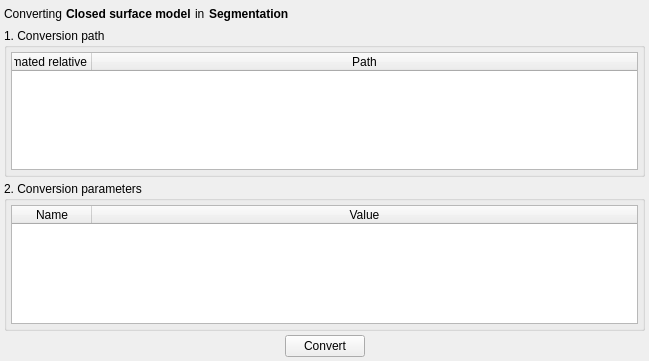
<?xml version="1.0" encoding="UTF-8"?>
<ui version="4.0">
 <class>qDMMLSegmentationConversionParametersWidget</class>
 <widget class="QWidget" name="qDMMLSegmentationConversionParametersWidget">
  <property name="geometry">
   <rect>
    <x>0</x>
    <y>0</y>
    <width>649</width>
    <height>361</height>
   </rect>
  </property>
  <property name="windowTitle">
   <string>Segmentation conversion parameters</string>
  </property>
  <layout class="QGridLayout" name="gridLayout">
   <property name="margin">
    <number>4</number>
   </property>
   <property name="spacing">
    <number>4</number>
   </property>
   <item row="0" column="0">
    <layout class="QHBoxLayout" name="horizontalLayout">
     <item>
      <widget class="QLabel" name="label_Converting">
       <property name="text">
        <string>Converting</string>
       </property>
      </widget>
     </item>
     <item>
      <widget class="QLabel" name="label_RepresentationName">
       <property name="font">
        <font>
         <weight>75</weight>
         <bold>true</bold>
        </font>
       </property>
       <property name="text">
        <string>Closed surface model</string>
       </property>
      </widget>
     </item>
     <item>
      <widget class="QLabel" name="label">
       <property name="text">
        <string>in</string>
       </property>
      </widget>
     </item>
     <item>
      <widget class="QLabel" name="label_SegmentationName">
       <property name="font">
        <font>
         <weight>75</weight>
         <bold>true</bold>
        </font>
       </property>
       <property name="text">
        <string>Segmentation</string>
       </property>
      </widget>
     </item>
     <item>
      <spacer name="horizontalSpacer">
       <property name="orientation">
        <enum>Qt::Horizontal</enum>
       </property>
       <property name="sizeHint" stdset="0">
        <size>
         <width>40</width>
         <height>20</height>
        </size>
       </property>
      </spacer>
     </item>
    </layout>
   </item>
   <item row="1" column="0">
    <widget class="ctkCollapsibleGroupBox" name="CollapsibleGroupBox_Paths">
     <property name="title">
      <string>1. Conversion path</string>
     </property>
     <layout class="QGridLayout" name="gridLayout_2">
      <property name="margin">
       <number>4</number>
      </property>
      <property name="spacing">
       <number>4</number>
      </property>
      <item row="0" column="0">
       <widget class="QTableWidget" name="PathsTable">
        <property name="selectionMode">
         <enum>QAbstractItemView::SingleSelection</enum>
        </property>
        <property name="selectionBehavior">
         <enum>QAbstractItemView::SelectRows</enum>
        </property>
        <attribute name="horizontalHeaderDefaultSectionSize">
         <number>80</number>
        </attribute>
        <attribute name="horizontalHeaderStretchLastSection">
         <bool>true</bool>
        </attribute>
        <attribute name="verticalHeaderVisible">
         <bool>false</bool>
        </attribute>
        <column>
         <property name="text">
          <string>Estimated relative cost</string>
         </property>
        </column>
        <column>
         <property name="text">
          <string>Path</string>
         </property>
        </column>
       </widget>
      </item>
     </layout>
    </widget>
   </item>
   <item row="2" column="0">
    <widget class="ctkCollapsibleGroupBox" name="CollapsibleGroupBox_Parameters">
     <property name="title">
      <string>2. Conversion parameters</string>
     </property>
     <layout class="QGridLayout" name="gridLayout_3">
      <property name="margin">
       <number>4</number>
      </property>
      <property name="spacing">
       <number>4</number>
      </property>
      <item row="0" column="0">
       <widget class="QTableWidget" name="ParametersTable">
        <property name="selectionMode">
         <enum>QAbstractItemView::NoSelection</enum>
        </property>
        <attribute name="horizontalHeaderDefaultSectionSize">
         <number>80</number>
        </attribute>
        <attribute name="horizontalHeaderStretchLastSection">
         <bool>true</bool>
        </attribute>
        <attribute name="verticalHeaderVisible">
         <bool>false</bool>
        </attribute>
        <column>
         <property name="text">
          <string>Name</string>
         </property>
        </column>
        <column>
         <property name="text">
          <string>Value</string>
         </property>
        </column>
       </widget>
      </item>
     </layout>
    </widget>
   </item>
   <item row="3" column="0">
    <layout class="QHBoxLayout" name="horizontalLayout_2">
     <item>
      <spacer name="horizontalSpacer_2">
       <property name="orientation">
        <enum>Qt::Horizontal</enum>
       </property>
       <property name="sizeHint" stdset="0">
        <size>
         <width>40</width>
         <height>20</height>
        </size>
       </property>
      </spacer>
     </item>
     <item>
      <widget class="QPushButton" name="pushButton_Convert">
       <property name="text">
        <string>Convert</string>
       </property>
      </widget>
     </item>
     <item>
      <spacer name="horizontalSpacer_3">
       <property name="orientation">
        <enum>Qt::Horizontal</enum>
       </property>
       <property name="sizeHint" stdset="0">
        <size>
         <width>40</width>
         <height>20</height>
        </size>
       </property>
      </spacer>
     </item>
    </layout>
   </item>
  </layout>
 </widget>
 <customwidgets>
  <customwidget>
   <class>ctkCollapsibleGroupBox</class>
   <extends>QGroupBox</extends>
   <header>ctkCollapsibleGroupBox.h</header>
   <container>1</container>
  </customwidget>
 </customwidgets>
 <resources/>
 <connections/>
</ui>
